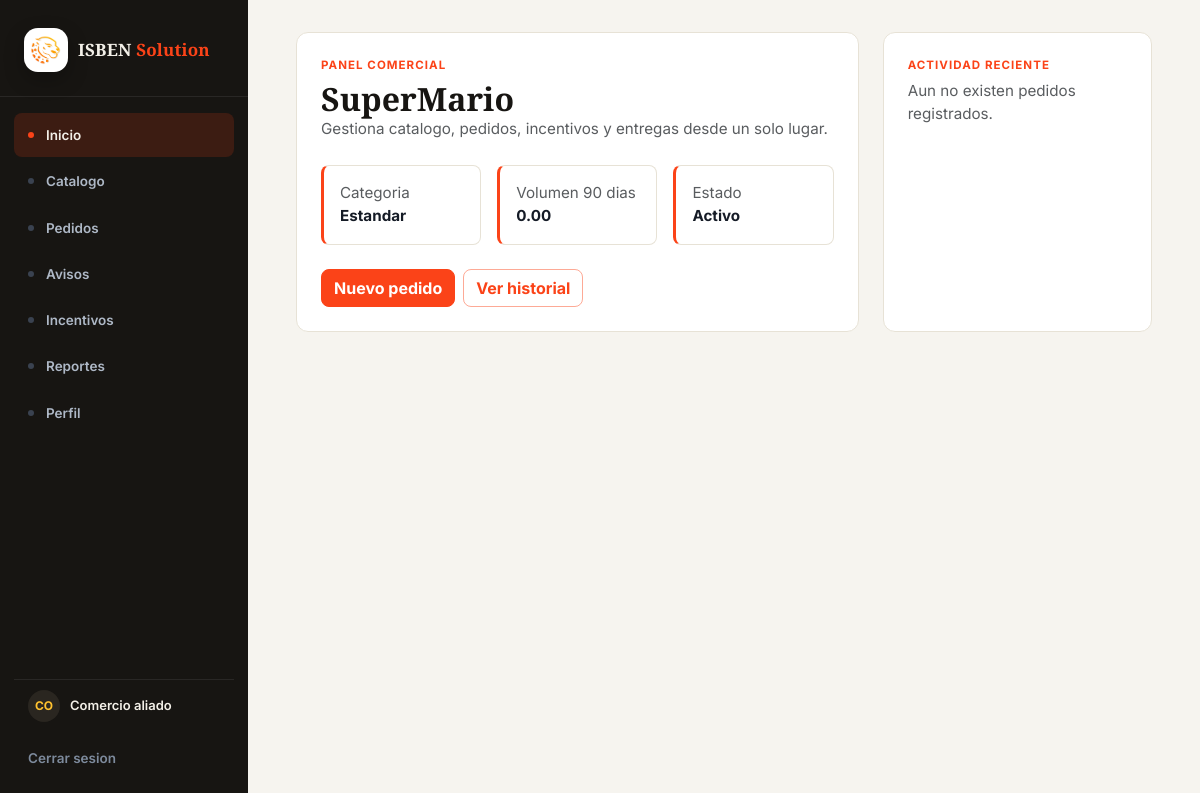
The app's page / (signed in), older data.
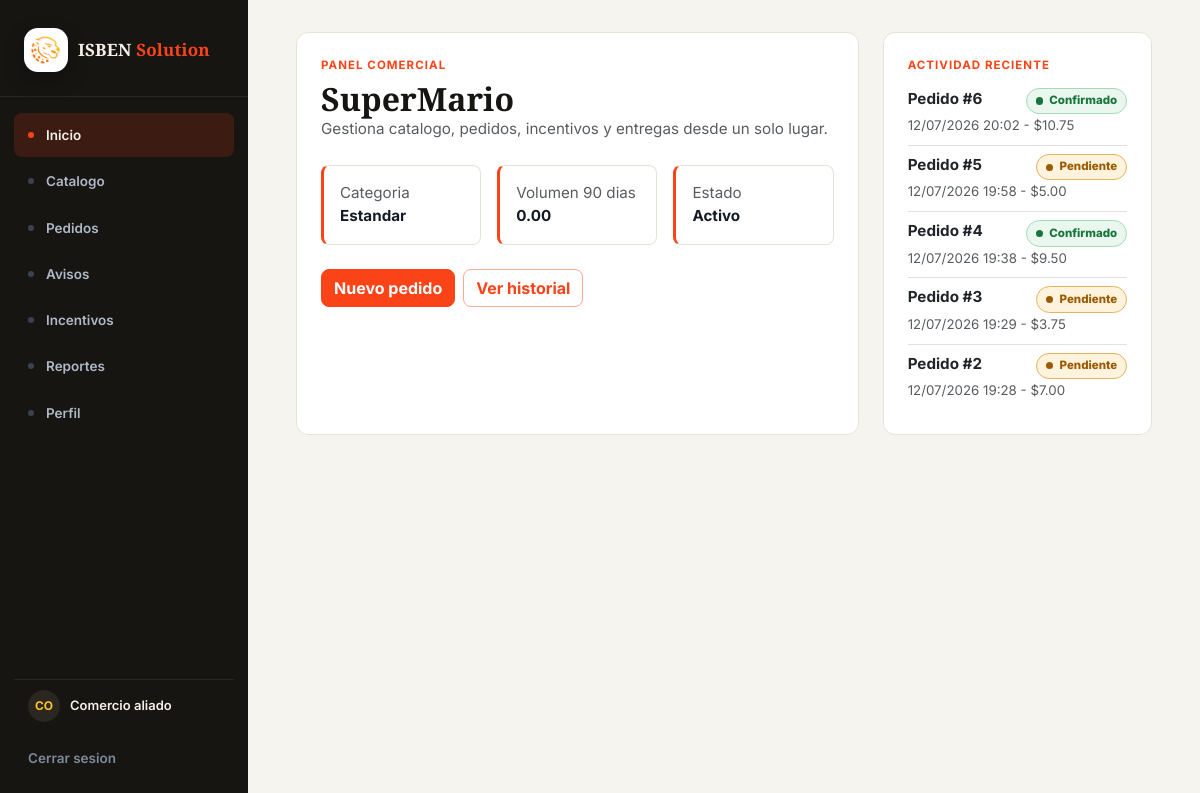
The same page, newer data.
### plataforma/models.py (models this page shows, shortened)
class Pedido(models.Model):
    fecha = models.DateTimeField()
    estado = models.CharField(max_length=50)
    monto_total = models.FloatField()
    descuento = models.FloatField()
    sincronizado = models.BooleanField(default=False)
    comercio = models.ForeignKey(Comercio, on_delete=models.CASCADE,
    related_name="pedidos")
    usuario = models.ForeignKey(Usuario, on_delete=models.CASCADE,
    related_name="pedidos")

### plataforma/views.py (the view)
# urls.py: path("", views.index, name="index"),
def index(request):
    usuario = obtener_usuario_actual(request)
    if usuario and es_usuario_administrador(usuario):
        return redirect("dashboard_administracion")
    if usuario and es_usuario_logistica(usuario):
        return redirect("pedidos_logistica")
    productos_activos = Producto.objects.filter(activo=True).count()
    pedidos_total = Pedido.objects.count()
    contexto = {
        "usuario": usuario,
        "productos_activos": productos_activos,
        "pedidos_total": pedidos_total,
    }
    if usuario:
        comercio = usuario.comercio
        pedidos = Pedido.objects.filter(comercio=comercio).order_by("-fecha")[:5]
        contexto.update(
            {
                "comercio": comercio,
                "pedidos_recientes": pedidos,
                "notificaciones": comercio.notificaciones.order_by("-enviado_en")[:5],
            }
        )
    return render(request, "plataforma/index.html", contexto)

### plataforma/views.py (called while the page is built)
def obtener_usuario_actual(request):
    usuario_id = request.session.get("usuario_id")
    if not usuario_id:
        return None
    usuario = Usuario.objects.select_related("comercio").filter(id=usuario_id).first()
    if usuario and request.session.get("usuario_rol") != usuario.rol:
        request.session["usuario_rol"] = usuario.rol
        request.session.modified = True
    return usuario

def es_usuario_logistica(usuario):
    return usuario.rol.strip().lower() == "logistica"

def es_usuario_administrador(usuario):
    return usuario.rol.strip().lower() == "administrador"

### plataforma/templates/plataforma/index.html (shortened to what this page needs)
{% extends 'plataforma/master.html' %}
{% load static %}
{% block content %}
<section class="container-lg">
    {% if usuario %}
        <div class="row g-4 align-items-stretch">
            <div class="col-lg-8">
                <div class="brand-card p-4 h-100">
                    <p class="brand-eyebrow">Panel comercial</p>
                    <h1 class="brand-title h2">{{ comercio.nombre_comercial }}</h1>
                    <p class="text-muted mb-4">Gestiona catalogo, pedidos, incentivos y entregas desde un solo lugar.</p>
                    <div class="row g-3">
                        <div class="col-md-4">
                            <div class="brand-panel p-3 h-100">
                                <span class="text-muted d-block">Categoria</span>
                                <strong>{{ comercio.categoria }}</strong>
                            </div>
                        </div>
                        <div class="col-md-4">
                            <div class="brand-panel p-3 h-100">
                                <span class="text-muted d-block">Volumen 90 dias</span>
                                <strong>{{ comercio.volumen_90d|floatformat:2 }}</strong>
                            </div>
                        </div>
                        <div class="col-md-4">
                            <div class="brand-panel p-3 h-100">
                                <span class="text-muted d-block">Estado</span>
                                <strong>{{ comercio.estado }}</strong>
                            </div>
                        </div>
                    </div>
                    <div class="d-flex flex-wrap gap-2 mt-4">
                        <a class="btn btn-brand" href="{% url 'catalogo' %}">Nuevo pedido</a>
                        <a class="btn btn-outline-brand" href="{% url 'historial' %}">Ver historial</a>
                    </div>
                </div>
            </div>
            <div class="col-lg-4">
                <div class="brand-card p-4 h-100">
                    <p class="brand-eyebrow">Actividad reciente</p>
                    {% if pedidos_recientes %}
                        <div class="list-group list-group-flush">
                            {% for pedido in pedidos_recientes %}
                                <a class="list-group-item list-group-item-action px-0" href="{% url 'pedido_detalle' pedido.id %}">
                                    <div class="d-flex justify-content-between gap-3">
                                        <strong>Pedido #{{ pedido.id }}</strong>
                                        {% include 'plataforma/partials/estado_pedido.html' with estado=pedido.estado %}
                                    </div>
                                    <small class="text-muted">{{ pedido.fecha|date:"d/m/Y H:i" }} - ${{ pedido.monto_total|floatformat:2 }}</small>
                                </a>
                            {% endfor %}
                        </div>
                    {% else %}
                        <p class="text-muted mb-0">Aun no existen pedidos registrados.</p>
                    {% endif %}
                </div>
            </div>
        </div>
    {% endif %}
</section>
{% endblock %}

### plataforma/templates/plataforma/partials/estado_pedido.html
{% with estado_normalizado=estado|lower %}
<span class="status-badge {% if estado_normalizado == 'confirmado' %}status-badge-confirmed{% elif estado_normalizado == 'pendiente' %}status-badge-pending{% elif estado_normalizado == 'en camino' %}status-badge-transit{% elif estado_normalizado == 'cancelado' %}status-badge-cancelled{% else %}status-badge-neutral{% endif %}">
    <span class="status-badge-dot" aria-hidden="true"></span>
    {{ estado }}
</span>
{% endwith %}

Row changes from the older to the newer data that the page shows:
added Pedido: id "6", estado "Confirmado", fecha "12/07/2026 20:02", monto_total "10.75"
added Pedido: id "5", estado "Pendiente", fecha "12/07/2026 19:58", monto_total "5.00"
added Pedido: id "4", estado "Confirmado", fecha "12/07/2026 19:38", monto_total "9.50"
added Pedido: id "3", estado "Pendiente", fecha "12/07/2026 19:29", monto_total "3.75"
added Pedido: id "2", estado "Pendiente", fecha "12/07/2026 19:28", monto_total "7.00"
Text that changed along with them:
text no longer shown: "Aun no existen pedidos registrados."
